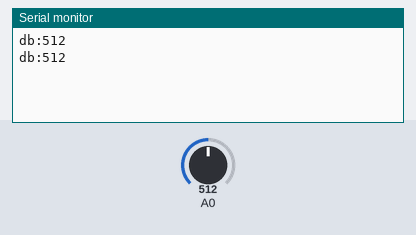
The sketch below on a simulated Arduino Uno, built with avr-gcc and run on an emulated ATmega328P. Parts: the last lines printed to the serial monitor. The test bench sets the inputs (shaded band); at power-on: A0 = 512.

Above: at 1.8 s.
1.9 s: A0 set to 716
At 2.8 s:
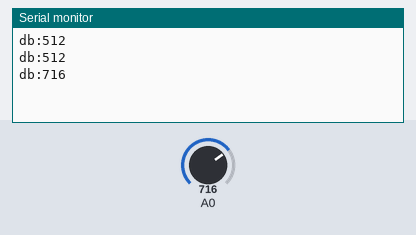
3.4 s: A0 set to 900
At 4.4 s:
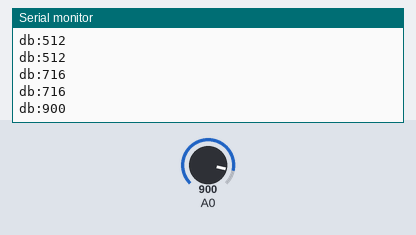
Timing chart, 0 to 6.4 s (numbered marks = the images above; inputs shaded):
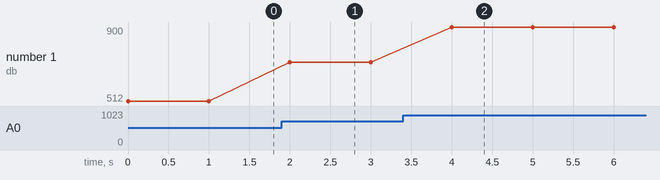

The sketch:

Test_SoundSensor.ino
```cpp
int temp,data;
void setup()
{
Serial.begin(115200);
}
void loop()
{
temp = analogRead(A0);
//temp = (long)100*temp/1024;
Serial.print("db:");
Serial.println(temp);
delay(1000);
}
```

Measured:
- after the input at 1.9 s, the serial monitor: prints a new line after 0.10 s (image 1)
- after the input at 3.4 s, the serial monitor: prints a new line after 0.60 s (image 2)
- plotted number 1: 512 → 716 after the input at 1.9 s, 716 → 900 after the input at 3.4 s
